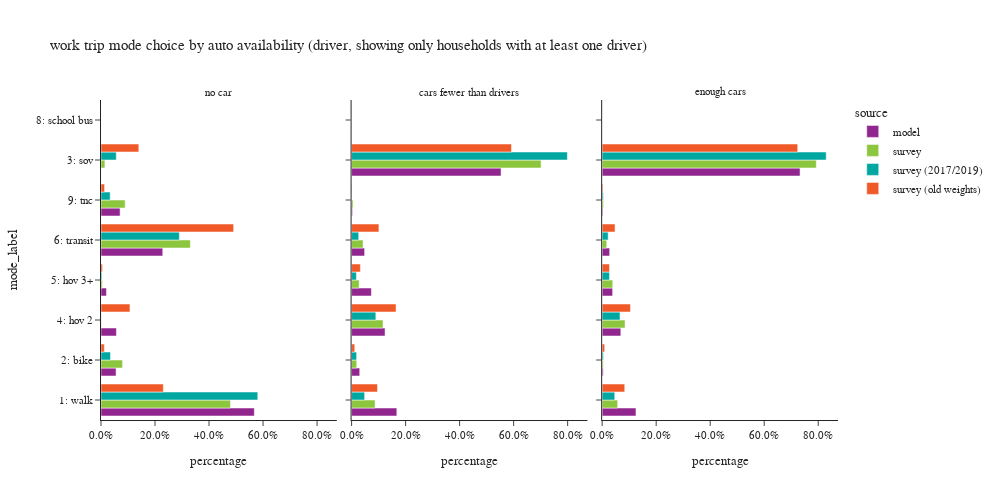

Notebook code cell kept with this figure:
### Code cell
plot_mode_choice(wk_trip.loc[wk_trip['auto_available_driver']!="no dirver"],"auto_available_driver",
                 {"auto_available_driver":["no car", "cars fewer than drivers","enough cars"],
                  "tmodetp_label":["1: walk","2: bike","3: sov","4: hov 2","5: hov 3+","6: transit",
                                   "8: school bus","9: other–survey only"]},
                 "auto availability (driver, showing only households with at least one driver)",3,500,1000)

### Figure 1 — Plotly figure (JSON) as saved in the notebook; plotly's stock layout.template omitted (floating-point values rounded to 4 significant figures)
{"data": [{"alignmentgroup": "True", "customdata": [[32962], [3238], [3312], [1169], [13280], [4104]], "hovertemplate": "source=model<br>auto_available_driver=no car<br>percentage=%{x}<br>mode_label=%{y}<br>sample count=%{customdata[0]}<extra></extra>", "legendgroup": "model", "marker": {"color": "#91268F", "pattern": {"shape": ""}}, "name": "model", "offsetgroup": "model", "orientation": "h", "showlegend": true, "textposition": "auto", "type": "bar", "x": [0.5677, 0.05577, 0.05704, 0.02013, 0.2287, 0.07068], "xaxis": "x", "y": ["1: walk", "2: bike", "4: hov 2", "5: hov 3+", "6: transit", "9: tnc"], "yaxis": "y"}, {"alignmentgroup": "True", "customdata": [[60915], [10959], [201188], [45058], [26650], [17538], [1241]], "hovertemplate": "source=model<br>auto_available_driver=cars fewer than drivers<br>percentage=%{x}<br>mode_label=%{y}<br>sample count=%{customdata[0]}<extra></extra>", "legendgroup": "model", "marker": {"color": "#91268F", "pattern": {"shape": ""}}, "name": "model", "offsetgroup": "model", "orientation": "h", "showlegend": false, "textposition": "auto", "type": "bar", "x": [0.1676, 0.03014, 0.5534, 0.1239, 0.07331, 0.04824, 0.003414], "xaxis": "x2", "y": ["1: walk", "2: bike", "3: sov", "4: hov 2", "5: hov 3+", "6: transit", "9: tnc"], "yaxis": "y2"}, {"alignmentgroup": "True", "customdata": [[97197], [2966], [568936], [53715], [30101], [21542], [2057]], "hovertemplate": "source=model<br>auto_available_driver=enough cars<br>percentage=%{x}<br>mode_label=%{y}<br>sample count=%{customdata[0]}<extra></extra>", "legendgroup": "model", "marker": {"color": "#91268F", "pattern": {"shape": ""}}, "name": "model", "offsetgroup": "model", "orientation": "h", "showlegend": false, "textposition": "auto", "type": "bar", "x": [0.1252, 0.00382, 0.7327, 0.06917, 0.03876, 0.02774, 0.002649], "xaxis": "x3", "y": ["1: walk", "2: bike", "3: sov", "4: hov 2", "5: hov 3+", "6: transit", "9: tnc"], "yaxis": "y3"}, {"alignmentgroup": "True", "customdata": [[106], [35], [7], [2], [2], [94], [7]], "hovertemplate": "source=survey<br>auto_available_driver=no car<br>percentage=%{x}<br>mode_label=%{y}<br>sample count=%{customdata[0]}<extra></extra>", "legendgroup": "survey", "marker": {"color": "#8CC63E", "pattern": {"shape": ""}}, "name": "survey", "offsetgroup": "survey", "orientation": "h", "showlegend": true, "textposition": "auto", "type": "bar", "x": [0.4795, 0.07986, 0.01454, 0.001073, 0.004781, 0.3308, 0.0895], "xaxis": "x", "y": ["1: walk", "2: bike", "3: sov", "4: hov 2", "5: hov 3+", "6: transit", "9: tnc"], "yaxis": "y"}, {"alignmentgroup": "True", "customdata": [[97], [56], [345], [61], [18], [81], [3]], "hovertemplate": "source=survey<br>auto_available_driver=cars fewer than drivers<br>percentage=%{x}<br>mode_label=%{y}<br>sample count=%{customdata[0]}<extra></extra>", "legendgroup": "survey", "marker": {"color": "#8CC63E", "pattern": {"shape": ""}}, "name": "survey", "offsetgroup": "survey", "orientation": "h", "showlegend": false, "textposition": "auto", "type": "bar", "x": [0.08701, 0.01907, 0.7016, 0.1165, 0.028, 0.0425, 0.005384], "xaxis": "x2", "y": ["1: walk", "2: bike", "3: sov", "4: hov 2", "5: hov 3+", "6: transit", "9: tnc"], "yaxis": "y2"}, {"alignmentgroup": "True", "customdata": [[146], [32], [1245], [73], [40], [73], [4]], "hovertemplate": "source=survey<br>auto_available_driver=enough cars<br>percentage=%{x}<br>mode_label=%{y}<br>sample count=%{customdata[0]}<extra></extra>", "legendgroup": "survey", "marker": {"color": "#8CC63E", "pattern": {"shape": ""}}, "name": "survey", "offsetgroup": "survey", "orientation": "h", "showlegend": false, "textposition": "auto", "type": "bar", "x": [0.05727, 0.004029, 0.7929, 0.08476, 0.03913, 0.01693, 0.004974], "xaxis": "x3", "y": ["1: walk", "2: bike", "3: sov", "4: hov 2", "5: hov 3+", "6: transit", "9: tnc"], "yaxis": "y3"}, {"alignmentgroup": "True", "customdata": [[100], [35], [4], [2], [2], [97], [6]], "hovertemplate": "source=survey (2017/2019)<br>auto_available_driver=no car<br>percentage=%{x}<br>mode_label=%{y}<br>sample count=%{customdata[0]}<extra></extra>", "legendgroup": "survey (2017/2019)", "marker": {"color": "#00A7A0", "pattern": {"shape": ""}}, "name": "survey (2017/2019)", "offsetgroup": "survey (2017/2019)", "orientation": "h", "showlegend": true, "textposition": "auto", "type": "bar", "x": [0.5805, 0.03518, 0.05659, 0.0006313, 0.003206, 0.29, 0.0339], "xaxis": "x", "y": ["1: walk", "2: bike", "3: sov", "4: hov 2", "5: hov 3+", "6: transit", "9: tnc"], "yaxis": "y"}, {"alignmentgroup": "True", "customdata": [[85], [58], [309], [57], [19], [73], [1]], "hovertemplate": "source=survey (2017/2019)<br>auto_available_driver=cars fewer than drivers<br>percentage=%{x}<br>mode_label=%{y}<br>sample count=%{customdata[0]}<extra></extra>", "legendgroup": "survey (2017/2019)", "marker": {"color": "#00A7A0", "pattern": {"shape": ""}}, "name": "survey (2017/2019)", "offsetgroup": "survey (2017/2019)", "orientation": "h", "showlegend": false, "textposition": "auto", "type": "bar", "x": [0.04839, 0.01862, 0.7989, 0.08981, 0.01783, 0.0264, 3.89e-05], "xaxis": "x2", "y": ["1: walk", "2: bike", "3: sov", "4: hov 2", "5: hov 3+", "6: transit", "9: tnc"], "yaxis": "y2"}, {"alignmentgroup": "True", "customdata": [[147], [41], [1249], [81], [36], [84], [4]], "hovertemplate": "source=survey (2017/2019)<br>auto_available_driver=enough cars<br>percentage=%{x}<br>mode_label=%{y}<br>sample count=%{customdata[0]}<extra></extra>", "legendgroup": "survey (2017/2019)", "marker": {"color": "#00A7A0", "pattern": {"shape": ""}}, "name": "survey (2017/2019)", "offsetgroup": "survey (2017/2019)", "orientation": "h", "showlegend": false, "textposition": "auto", "type": "bar", "x": [0.04664, 0.004429, 0.8295, 0.06601, 0.02701, 0.02224, 0.004141], "xaxis": "x3", "y": ["1: walk", "2: bike", "3: sov", "4: hov 2", "5: hov 3+", "6: transit", "9: tnc"], "yaxis": "y3"}, {"alignmentgroup": "True", "customdata": [[394], [49], [28], [12], [5], [387], [38]], "hovertemplate": "source=survey (old weights)<br>auto_available_driver=no car<br>percentage=%{x}<br>mode_label=%{y}<br>sample count=%{customdata[0]}<extra></extra>", "legendgroup": "survey (old weights)", "marker": {"color": "#F05A28", "pattern": {"shape": ""}}, "name": "survey (old weights)", "offsetgroup": "survey (old weights)", "orientation": "h", "showlegend": true, "textposition": "auto", "type": "bar", "x": [0.2308, 0.01226, 0.1399, 0.1072, 0.005391, 0.491, 0.01328], "xaxis": "x", "y": ["1: walk", "2: bike", "3: sov", "4: hov 2", "5: hov 3+", "6: transit", "9: tnc"], "yaxis": "y"}, {"alignmentgroup": "True", "customdata": [[471], [94], [723], [254], [82], [535], [8], [25]], "hovertemplate": "source=survey (old weights)<br>auto_available_driver=cars fewer than drivers<br>percentage=%{x}<br>mode_label=%{y}<br>sample count=%{customdata[0]}<extra></extra>", "legendgroup": "survey (old weights)", "marker": {"color": "#F05A28", "pattern": {"shape": ""}}, "name": "survey (old weights)", "offsetgroup": "survey (old weights)", "orientation": "h", "showlegend": false, "textposition": "auto", "type": "bar", "x": [0.09587, 0.01177, 0.5921, 0.1646, 0.03261, 0.1012, 0.000444, 0.001418], "xaxis": "x2", "y": ["1: walk", "2: bike", "3: sov", "4: hov 2", "5: hov 3+", "6: transit", "8: school bus", "9: tnc"], "yaxis": "y2"}, {"alignmentgroup": "True", "customdata": [[610], [96], [2752], [329], [104], [552], [4], [28]], "hovertemplate": "source=survey (old weights)<br>auto_available_driver=enough cars<br>percentage=%{x}<br>mode_label=%{y}<br>sample count=%{customdata[0]}<extra></extra>", "legendgroup": "survey (old weights)", "marker": {"color": "#F05A28", "pattern": {"shape": ""}}, "name": "survey (old weights)", "offsetgroup": "survey (old weights)", "orientation": "h", "showlegend": false, "textposition": "auto", "type": "bar", "x": [0.08364, 0.009289, 0.7241, 0.1048, 0.027, 0.0477, 0.0002007, 0.003234], "xaxis": "x3", "y": ["1: walk", "2: bike", "3: sov", "4: hov 2", "5: hov 3+", "6: transit", "8: school bus", "9: tnc"], "yaxis": "y3"}], "layout": {"annotations": [{"font": {}, "showarrow": false, "text": "no car", "x": 0.16, "xanchor": "center", "xref": "paper", "y": 1.0, "yanchor": "bottom", "yref": "paper"}, {"font": {}, "showarrow": false, "text": "cars fewer than drivers", "x": 0.5, "xanchor": "center", "xref": "paper", "y": 1.0, "yanchor": "bottom", "yref": "paper"}, {"font": {}, "showarrow": false, "text": "enough cars", "x": 0.84, "xanchor": "center", "xref": "paper", "y": 1.0, "yanchor": "bottom", "yref": "paper"}], "barmode": "group", "height": 500, "legend": {"title": {"text": "source"}, "tracegroupgap": 0}, "title": {"text": "work trip mode choice by auto availability (driver, showing only households with at least one driver)"}, "width": 1000, "xaxis": {"anchor": "y", "domain": [0.0, 0.32], "tickformat": ".1%", "title": {"text": "percentage"}}, "xaxis2": {"anchor": "y2", "domain": [0.34, 0.66], "matches": "x", "tickformat": ".1%", "title": {"text": "percentage"}}, "xaxis3": {"anchor": "y3", "domain": [0.68, 1.0], "matches": "x", "tickformat": ".1%", "title": {"text": "percentage"}}, "yaxis": {"anchor": "x", "domain": [0.0, 1.0], "title": {"text": "mode_label"}}, "yaxis2": {"anchor": "x2", "domain": [0.0, 1.0], "matches": "y", "showticklabels": false}, "yaxis3": {"anchor": "x3", "domain": [0.0, 1.0], "matches": "y", "showticklabels": false}}}
